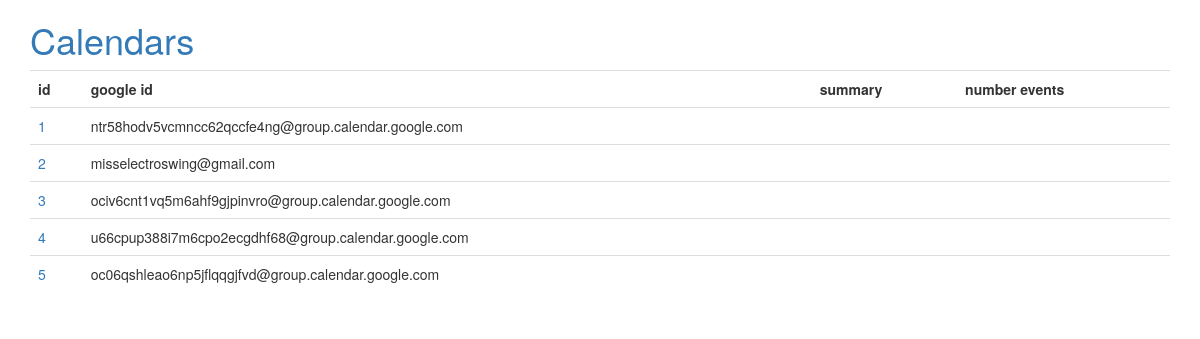
The page /calendar/ on the database as committed earlier.
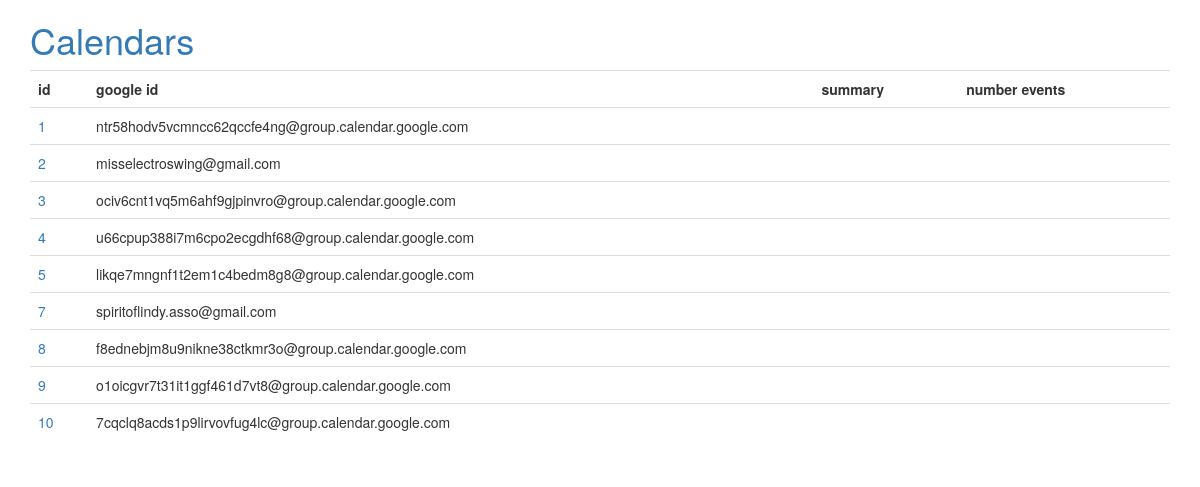
The same page on the database as committed later.
### google/models.py (models this page shows, shortened)
class Calendar(models.Model):
    google_calendar_id = models.CharField(max_length=200)
    def get_summary(self):
        events = gc.get_calendar_events('{}'.format(self.google_calendar_id))
        if 'summary' in events:
            return {'summary': events['summary'], 'length': len(events['items'])}
        else:
            return None

### google/views.py (the view)
# urls.py: url(r'^calendar/$', HomeView.as_view()),
class HomeView(TemplateView):
    template_name = 'home.html'
    def get_context_data(self, **kwargs):
        context = super(HomeView, self).get_context_data(**kwargs)
        context['calendars'] = Calendar.objects.all()
        return context

### google/calendar.py (called while the page is built)
    def get_calendar_events(self, calendar_id):
        pageToken = None
        maxResults = 2500
        events = self.service.events().list(calendarId=calendar_id,
                                            pageToken=pageToken, maxResults=maxResults).execute()
        return events

### templates/home.html
{% extends "base.html" %}
{% block content %}
<div class="row">
	<div class="col-md-12">
		<h1><a href="/">Calendars</a></h1>
		<table class="table table-hover">
		<th>id</th>
		<th>google id</th>
		<th>summary</th>
		<th>number events</th>
		{% for calendar in calendars %}
		<tr>
			<td><a href="/calendar/{{ calendar.id }}">{{ calendar.id }}</a></td>
			<td>{{ calendar.google_calendar_id }}</td>
			<td>{{ calendar.get_summary.summary }}</td>
			<td>{{ calendar.get_summary.length }}</td>
		</tr>
		{% endfor %}
		</table>
	</div>
</div>
{% endblock content %}

### templates/base.html (shortened to what this page needs)
<!DOCTYPE html>
<html lang="en">
<head>
	<link rel="stylesheet" href="https://maxcdn.bootstrapcdn.com/bootstrap/3.3.6/css/bootstrap.min.css">
	<link rel="stylesheet" href="https://maxcdn.bootstrapcdn.com/bootstrap/3.3.6/css/bootstrap-theme.min.css">
</head>
<body>
<div class="container">
    {% block content %}
    {% endblock content %}
</div>
</body>
</html>

Rows that differ between the two databases and show on the page:
changed Calendar id 5: google_calendar_id "oc06qshleao6np5jflqqgjfvd@group.calendar.google.com" → "likqe7mngnf1t2em1c4bedm8g8@group.calendar.google.com"
added Calendar: id "7", google_calendar_id "spiritoflindy.asso@gmail.com"
added Calendar: id "8", google_calendar_id "f8ednebjm8u9nikne38ctkmr3o@group.calendar.google.com"
added Calendar: id "9", google_calendar_id "o1oicgvr7t31it1ggf461d7vt8@group.calendar.google.com"
added Calendar: id "10", google_calendar_id "7cqclq8acds1p9lirvovfug4lc@group.calendar.google.com"
